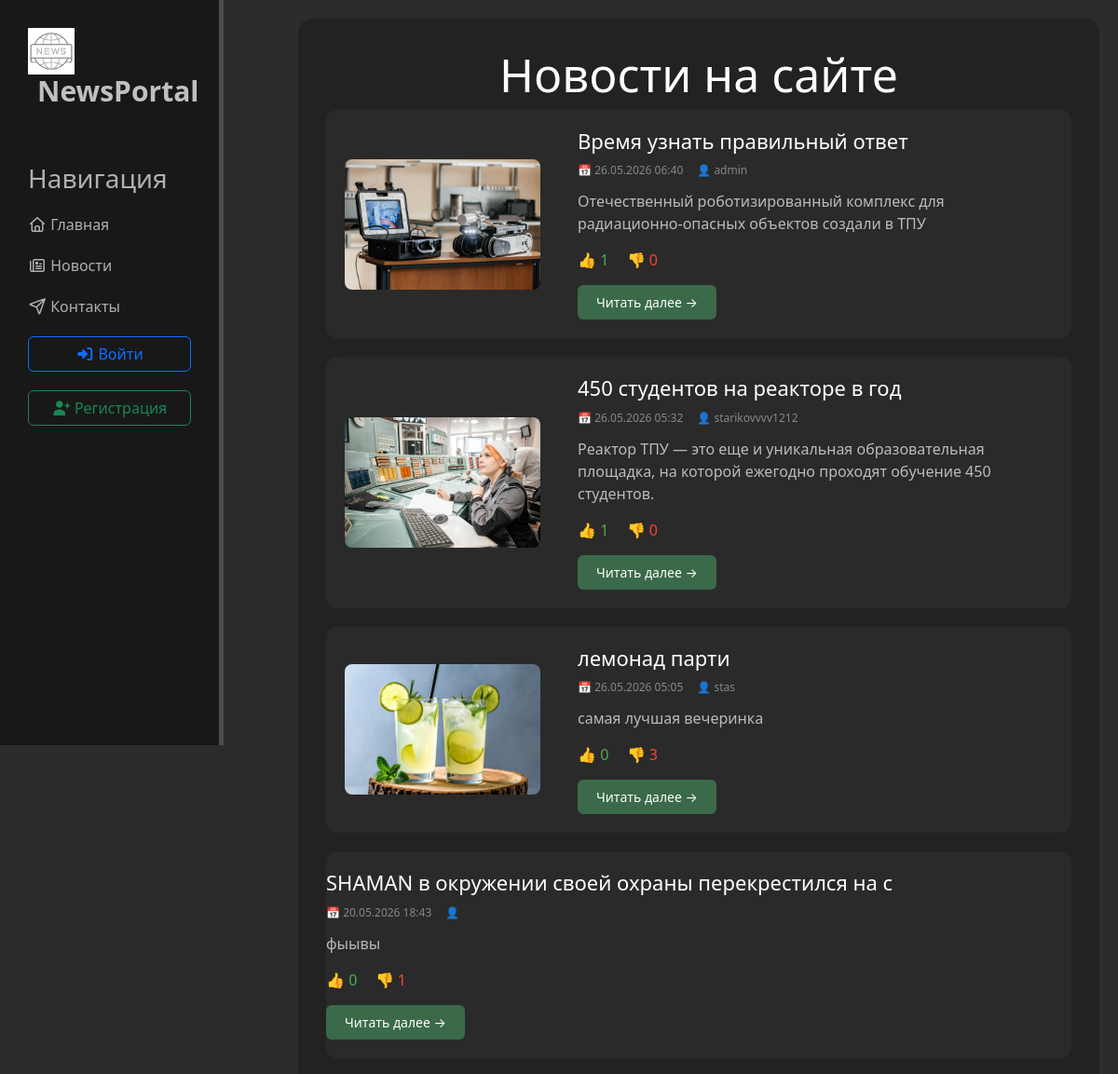
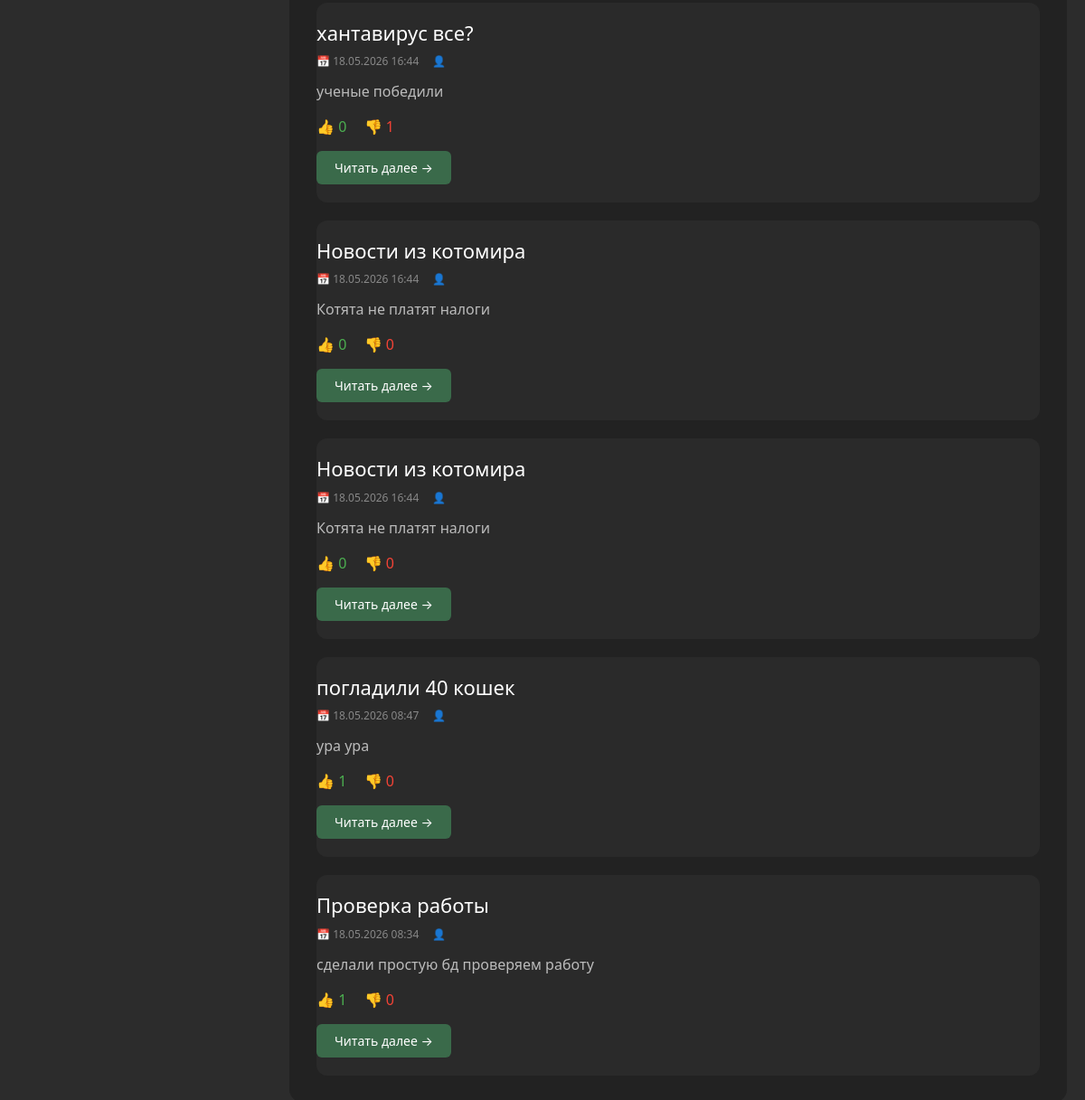
Page /news/ on the committed database (2 pictures, top to bottom).
### news/models.py (models this page shows, shortened)
class Artiles(models.Model):
    title = models.CharField('Название', max_length=50, default='')
    anons = models.CharField('Анонс', max_length=250, default='')
    full_text = models.TextField('Текст новости', default='')
    date = models.DateTimeField('Дата публикации', auto_now_add=True)
    author = models.ForeignKey(User, on_delete=models.CASCADE, verbose_name='Автор', null=True, blank=True)
    image = models.ImageField('Изображение', upload_to='main/image/', blank=True, null=True)
    likes = models.ManyToManyField(User, related_name='liked_articles', blank=True)
    dislikes = models.ManyToManyField(User, related_name='disliked_articles', blank=True)
    class Meta:
        verbose_name = 'Новость'
        verbose_name_plural = 'Новости'
        ordering = ['-date']

### news/views.py (the view)
# urls.py: path('', views.news_home,  name='news_home'),
def news_home(request):
    news = Artiles.objects.order_by('-date')
    return render(request, 'news/news_home.html', {'news': news})

### news/templates/news/news_home.html (shortened to what this page needs)
{% extends 'main/layout.html' %}
{% block content %}
<div class="features">
    <h1>Новости на сайте</h1>
    <div class="news-list">
        {% for el in news %}
        <div class="news-card-horizontal">
            {% if el.image %}
            <div class="card-image-side">
                <img src="{{ el.image.url }}" alt="{{ el.title }}">
            </div>
            {% endif %}
            <div class="card-content-side">
                <h3>{{ el.title }}</h3>
                <div class="card-meta">
                    <span>📅 {{ el.date|date:"d.m.Y H:i" }}</span>
                    <span>👤 {{ el.author.username }}</span>
                </div>
                <p>{{ el.anons|truncatewords:30 }}</p>
                <div class="card-rating">
                    <span class="likes">👍 {{ el.likes.count }}</span>
                    <span class="dislikes">👎 {{ el.dislikes.count }}</span>
                </div>
                <a href="{% url 'news-detail' el.id %}" class="read-more">Читать далее →</a>
            </div>
        </div>
        {% empty %}
        <p>Новостей пока нет</p>
        {% endfor %}
    </div>
</div>
{% endblock %}

### main/static/main/css/main.css (style rules this page uses)
body { background: #2c2c2c; margin: 0; padding: 0; }
main .features { color: #e0e0e0; text-align: center; background: #222222; padding: 30px; border-radius: 15px; }
main .features h1 { font-size: 50px; color: #ffffff; margin-top: 0; }
.news-list { display: flex; flex-direction: column; gap: 20px; }
.news-card-horizontal { display: flex; gap: 20px; background: #2a2a2a; border-radius: 12px; overflow: hidden; transition: 0.3s; align-items: center; }
.card-image-side { flex-shrink: 0; width: 250px; padding: 20px; background: transparent; text-align: center; }
.card-image-side img { width: 100%; height: auto; max-height: 150px; object-fit: contain; border-radius: 8px; display: block; margin: 0 auto; border: 0 !important; outline: 0 !important; box-shadow: none !important; background: transparent !important; }
.card-content-side { flex: 1; padding: 20px 20px 20px 0; text-align: left; }
.card-content-side h3 { color: white; margin: 0 0 10px 0; font-size: 22px; }
.card-meta { display: flex; gap: 15px; color: #888; font-size: 12px; margin-bottom: 12px; }
.card-content-side p { color: #bbb; line-height: 1.5; margin-bottom: 15px; }
.card-rating { margin: 15px 0; }
.likes { color: #4caf50; margin-right: 15px; }
.dislikes { color: #f44336; }
.read-more { display: inline-block; background: #3a6a4a; color: white; padding: 8px 20px; border-radius: 6px; text-decoration: none; font-size: 14px; transition: 0.3s; }
img { border: none !important; outline: none !important; box-shadow: none !important; }

### main/templates/main/layout.html (style rules this page uses)
a { text-decoration: none; }

### rows in the picture
Artiles: image (picture), title "Время узнать правильный ответ", date "26.05.2026 06:40", author.username "admin", anons "Отечественный роботизированный комплекс для радиационно-опасных объектов создали в ТПУ", likes.count "1", dislikes.count "0"
Artiles: image (picture), title "450 студентов на реакторе в год", date "26.05.2026 05:32", author.username "starikovvvv1212", anons "Реактор ТПУ — это еще и уникальная образовательная площадка, на которой ежегодно проходят обучение 450 студентов.", likes.count "1", dislikes.count "0"
Artiles: image (picture), title "лемонад парти", date "26.05.2026 05:05", author.username "stas", anons "самая лучшая вечеринка", likes.count "0", dislikes.count "3"
Artiles: title "SHAMAN в окружении своей охраны перекрестился на с", date "20.05.2026 18:43", anons "фыывы", likes.count "0", dislikes.count "1"
Artiles: title "хантавирус все?", date "18.05.2026 16:44", anons "ученые победили", likes.count "0", dislikes.count "1"
Artiles: title "Новости из котомира", date "18.05.2026 16:44", anons "Котята не платят налоги", likes.count "0", dislikes.count "0"
Artiles: title "Новости из котомира", date "18.05.2026 16:44", anons "Котята не платят налоги", likes.count "0", dislikes.count "0"
Artiles: title "погладили 40 кошек", date "18.05.2026 08:47", anons "ура ура", likes.count "1", dislikes.count "0"
Artiles: title "Проверка работы", date "18.05.2026 08:34", anons "сделали простую бд проверяем работу", likes.count "1", dislikes.count "0"
